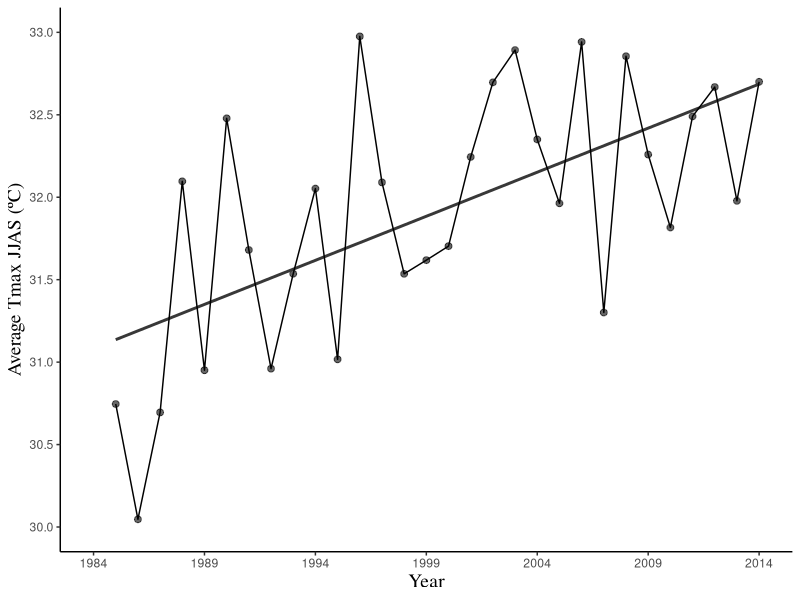

This figure's R source: (Note: this script raises an error after producing the figure.)

library(grDevices)
library(tidyverse)
library(lubridate)
library(ggplot2)
library(viridis)
library(viridisLite)
library(ggpubr)

#### Lodi Tmax and Tmin weather records LODI station USC00045032####


### JJAS avg Tmax ####

lodi_weather_records_1985_2015<- read.csv("data/records_weather_lodi_1985_2015.csv")

str(lodi_weather_records_1985_2015)


lodi_weather_records_1985_2015$DATE <- as.Date(lodi_weather_records_1985_2015$DATE)
lodi_weather_records_1985_2015$DATE <-data.frame(date = lodi_weather_records_1985_2015$DATE,
                 year = as.numeric(format(lodi_weather_records_1985_2015$DATE, format = "%Y")),
                 month = as.numeric(format(lodi_weather_records_1985_2015$DATE, format = "%m")),
                 day = as.numeric(format(lodi_weather_records_1985_2015$DATE, format = "%d")))


lodi_weather_records_1985_2015_tmax_JJAS <-lodi_weather_records_1985_2015 %>%
  filter(DATE$month %in% (6:9)) %>%
  mutate(month = DATE$month) %>%
  mutate(year = DATE$year) %>%
  mutate (day = DATE$day) %>%
  mutate(date =DATE$date) %>%
  select(STATION, NAME, year, month, day, date, TMAX, TMIN) %>%
  filter(!is.na(TMAX))

str(lodi_weather_records_1985_2015_tmax_JJAS)
  

lodi_weather_records_1985_2015_tmax_JJAS_avg <- lodi_weather_records_1985_2015_tmax_JJAS %>%
  group_by(year) %>%
  summarise(tmax_avg_year = mean(TMAX))

str(lodi_weather_records_1985_2015_tmax_JJAS_avg)

lodi_weather_records_1985_2015_tmax_JJAS_avg_count_n <- lodi_weather_records_1985_2015_tmax_JJAS %>%
  group_by(year) %>%
  tally()

lodi_weather_records_1985_2015_tmax_JJAS_avg <- ggplot(lodi_weather_records_1985_2015_tmax_JJAS_avg, aes(year,tmax_avg_year)) +
  geom_point(alpha =0.6, size=2,stat = "identity") + 
  theme_classic() +
  scale_x_continuous(breaks=seq(1984, 2014,5), limit = c(1984, 2014))+
  geom_smooth(method = "lm", se =FALSE, color = "grey22", linetype ="solid", formula = y ~ x) +
  geom_line() +
  scale_y_continuous(breaks = seq (30,33,0.5), limit = c(30,33)) +
  ylab("Average Tmax JJAS (ºC)") +
  xlab("Year") +
  theme(axis.title.y = element_text(size=14, family = "serif")) +
  theme(axis.title.x = element_text(size=14, family = "serif")) 


write.csv(lodi_weather_records_1985_2015_tmax_JJAS_avg_count_n,"data_output/lodi_weather_records_1985_2014_tmax_JJAS_avg_count_n.csv")

ggsave(lodi_weather_records_1985_2015_tmax_JJAS_avg, filename = "figures/lodi_weather_records_1985_2015_tmax_JJAS_avg.pdf", device = cairo_pdf, 
       width = 7, height = 5)


#### JJAS Average T min  #####

lodi_weather_records_1985_2015_tmin_JJAS <-lodi_weather_records_1985_2015 %>%
filter(DATE$month %in% (6:9)) %>%
  mutate(month = DATE$month) %>%
  mutate(year = DATE$year) %>%
  mutate (day = DATE$day) %>%
  mutate(date =DATE$date) %>%
  select(STATION, NAME, year, month, day, date, TMAX, TMIN) %>%
  filter(!is.na(TMIN))

str(lodi_weather_records_1985_2015_tmin_JJAS)


lodi_weather_records_1985_2015_tmin_JJAS_avg <- lodi_weather_records_1985_2015_tmin_JJAS %>%
  group_by(year) %>%
  summarise(tmin_avg_year = mean(TMIN))

str(lodi_weather_records_1985_2015_tmin_JJAS_avg)

lodi_weather_records_1985_2015_tmin_JJAS_avg_count_n <- lodi_weather_records_1985_2015_tmin_JJAS %>%
  group_by(year) %>%
  tally()

lodi_weather_records_1985_2015_tmin_JJAS_avg <- ggplot(lodi_weather_records_1985_2015_tmin_JJAS_avg, aes(year,tmin_avg_year)) +
  geom_point(alpha =0.6, size=2,stat = "identity") + 
  theme_classic() +
  scale_x_continuous(breaks=seq(1984, 2014,5), limit = c(1984, 2014))+
  geom_smooth(method = "lm", se =FALSE, color = "grey22", linetype ="solid", formula = y ~ x) +
  geom_line() +
  scale_y_continuous(breaks = seq (10,15,1), limit = c(10,15)) +
  ylab("Average Tmin JJAS (ºC)") +
  xlab("Year") +
  theme(axis.title.y = element_text(size=14, family = "serif")) +
  theme(axis.title.x = element_text(size=14, family = "serif")) 

write.csv(lodi_weather_records_1985_2015_tmin_JJAS_avg_count_n,"data_output/lodi_weather_records_1985_2014_tmin_JJAS_avg_count_n.csv")

ggsave(lodi_weather_records_1985_2015_tmin_JJAS_avg, filename = "figures/lodi_weather_records_1985_2015_tmin_JJAS_avg.pdf", device = cairo_pdf, 
       width = 7, height = 5)


#### Weather data from Stockton airport station ####

#### JJAS tmax avg ####

stockton_weather_records_1989_2019<- read.csv("data/stockton_fire_station_and_airport_weather_data_1985_2020.csv")

str(stockton_weather_records_1989_2019)


stockton_weather_records_1989_2019$DATE <- as.Date(stockton_weather_records_1989_2019$DATE)
stockton_weather_records_1989_2019$DATE <-data.frame(date = stockton_weather_records_1989_2019$DATE,
                                                 year = as.numeric(format(stockton_weather_records_1989_2019$DATE, format = "%Y")),
                                                 month = as.numeric(format(stockton_weather_records_1989_2019$DATE, format = "%m")),
                                                 day = as.numeric(format(stockton_weather_records_1989_2019$DATE, format = "%d")))


stockton_weather_records_1989_2019_tmax_JJAS <-stockton_weather_records_1989_2019 %>%
  filter(DATE$month %in% (6:9)) %>%
  mutate(month = DATE$month) %>%
  mutate(year = DATE$year) %>%
  mutate (day = DATE$day) %>%
  mutate(date =DATE$date) %>%
  select(STATION, NAME, year, month, day, date, TMAX, TMIN) %>%
  filter(!is.na(TMAX))%>%
  filter(NAME == "STOCKTON METROPOLITAN AIRPORT, CA US") %>%
  filter(year >=1989)

str(stockton_weather_records_1989_2019_tmax_JJAS)


stockton_weather_records_1989_2019_tmax_JJAS_avg <- stockton_weather_records_1989_2019_tmax_JJAS %>%
  group_by(year) %>%
  summarise(tmax_avg_year = mean(TMAX))

str(stockton_weather_records_1989_2019_tmax_JJAS_avg)

stockton_weather_records_1989_2019_tmax_JJAS_avg_count_n <- stockton_weather_records_1989_2019_tmax_JJAS %>%
  group_by(year) %>%
  tally()

stockton_weather_records_1989_2019_tmax_JJAS_avg <- ggplot(stockton_weather_records_1989_2019_tmax_JJAS_avg, aes(year,tmax_avg_year)) +
  geom_point(alpha =0.6, size=2,stat = "identity") + 
  theme_classic() +
  scale_x_continuous(breaks=seq(1989, 2019,5), limit = c(1989, 2019))+
  geom_smooth(method = "lm", se =FALSE, color = "grey22", linetype ="solid", formula = y ~ x) +
  geom_line() +
  scale_y_continuous(breaks = seq (31,35.5,0.5), limit = c(31,35.5))

write.csv(stockton_weather_records_1989_2019_tmax_JJAS_avg_count_n,"data_output/lodi_weather_records_1985_2014_tmax_JJAS_avg_count_n.csv")

ggsave(stockton_weather_records_1989_2019_tmax_JJAS_avg, filename = "figures/stockton_weather_records_1989_2019_tmax_JJAS_avg.pdf", device = cairo_pdf, 
       width = 7, height = 6)



####JJAS tmin avg ####


stockton_weather_records_1989_2019_tmin_JJAS <-stockton_weather_records_1989_2019 %>%
  filter(DATE$month %in% (6:9)) %>%
  mutate(month = DATE$month) %>%
  mutate(year = DATE$year) %>%
  mutate (day = DATE$day) %>%
  mutate(date =DATE$date) %>%
  select(STATION, NAME, year, month, day, date, TMAX, TMIN) %>%
  filter(!is.na(TMIN))%>%
  filter(NAME == "STOCKTON METROPOLITAN AIRPORT, CA US") %>%
  filter(year >=1989)

str(stockton_weather_records_1989_2019_tmin_JJAS)


stockton_weather_records_1989_2019_tmin_JJAS_avg <- stockton_weather_records_1989_2019_tmin_JJAS %>%
  group_by(year) %>%
  summarise(tmin_avg_year = mean(TMIN))

str(stockton_weather_records_1989_2019_tmin_JJAS_avg)

stockton_weather_records_1989_2019_tmin_JJAS_avg_count_n <- stockton_weather_records_1989_2019_tmin_JJAS %>%
  group_by(year) %>%
  tally()

stockton_weather_records_1989_2019_tmin_JJAS_avg <- ggplot(stockton_weather_records_1989_2019_tmin_JJAS_avg, aes(year,tmin_avg_year)) +
  geom_point(alpha =0.6, size=2,stat = "identity") + 
  theme_classic() +
  scale_x_continuous(breaks=seq(1989, 2019,5), limit = c(1989, 2019))+
  geom_smooth(method = "lm", se =FALSE, color = "grey22", linetype ="solid", formula = y ~ x) +
  geom_line() +
  scale_y_continuous(breaks = seq (13,16.5,0.5), limit = c(13,16.5))

write.csv(stockton_weather_records_1989_2019_tmin_JJAS_avg_count_n,"data_output/lodi_weather_records_1985_2014_tmin_JJAS_avg_count_n.csv")

ggsave(stockton_weather_records_1989_2019_tmin_JJAS_avg, filename = "figures/stockton_weather_records_1989_2019_tmin_JJAS_avg.pdf", device = cairo_pdf, 
       width = 7, height = 6)
